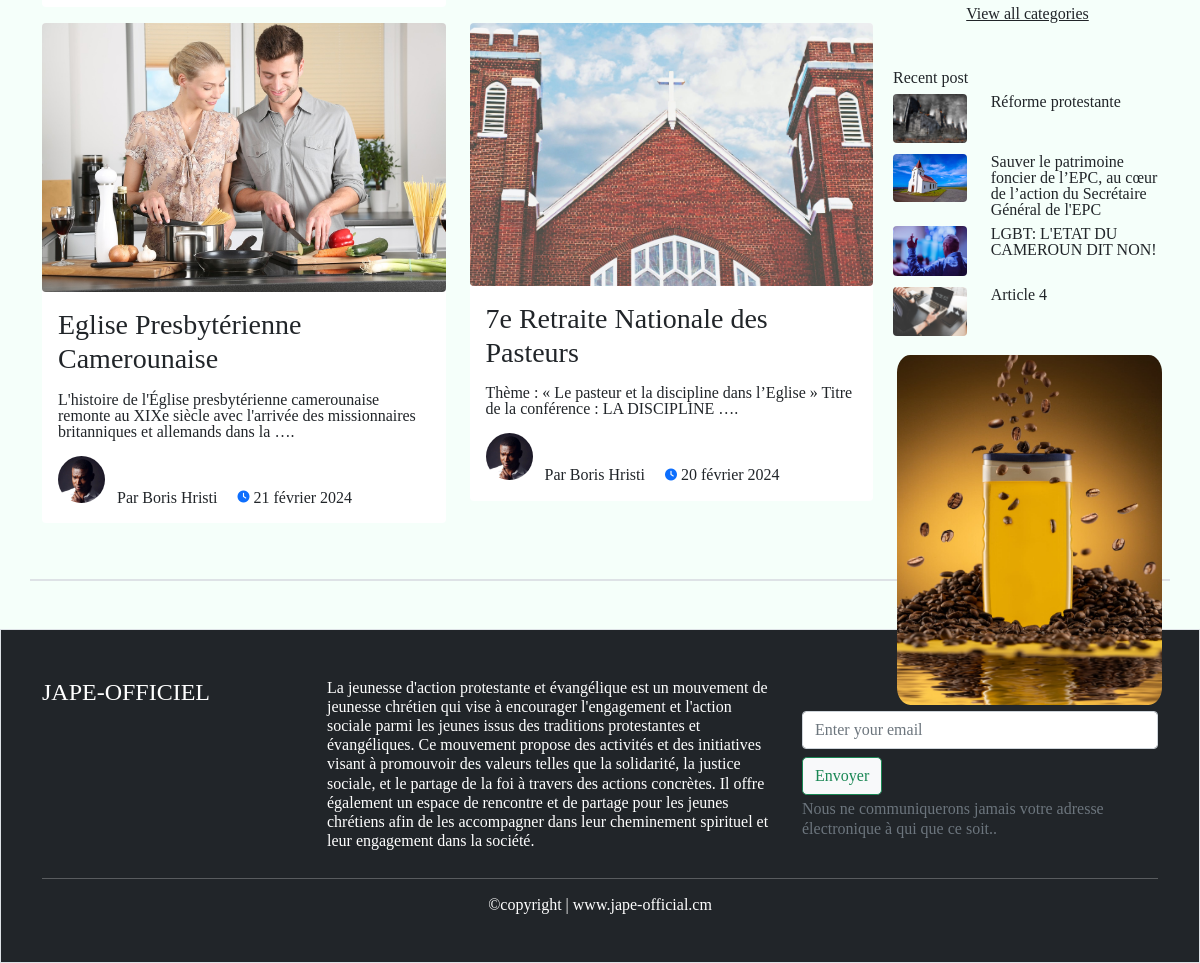
Page /category/assemblee-generale/ (lower part) on the earlier database version.
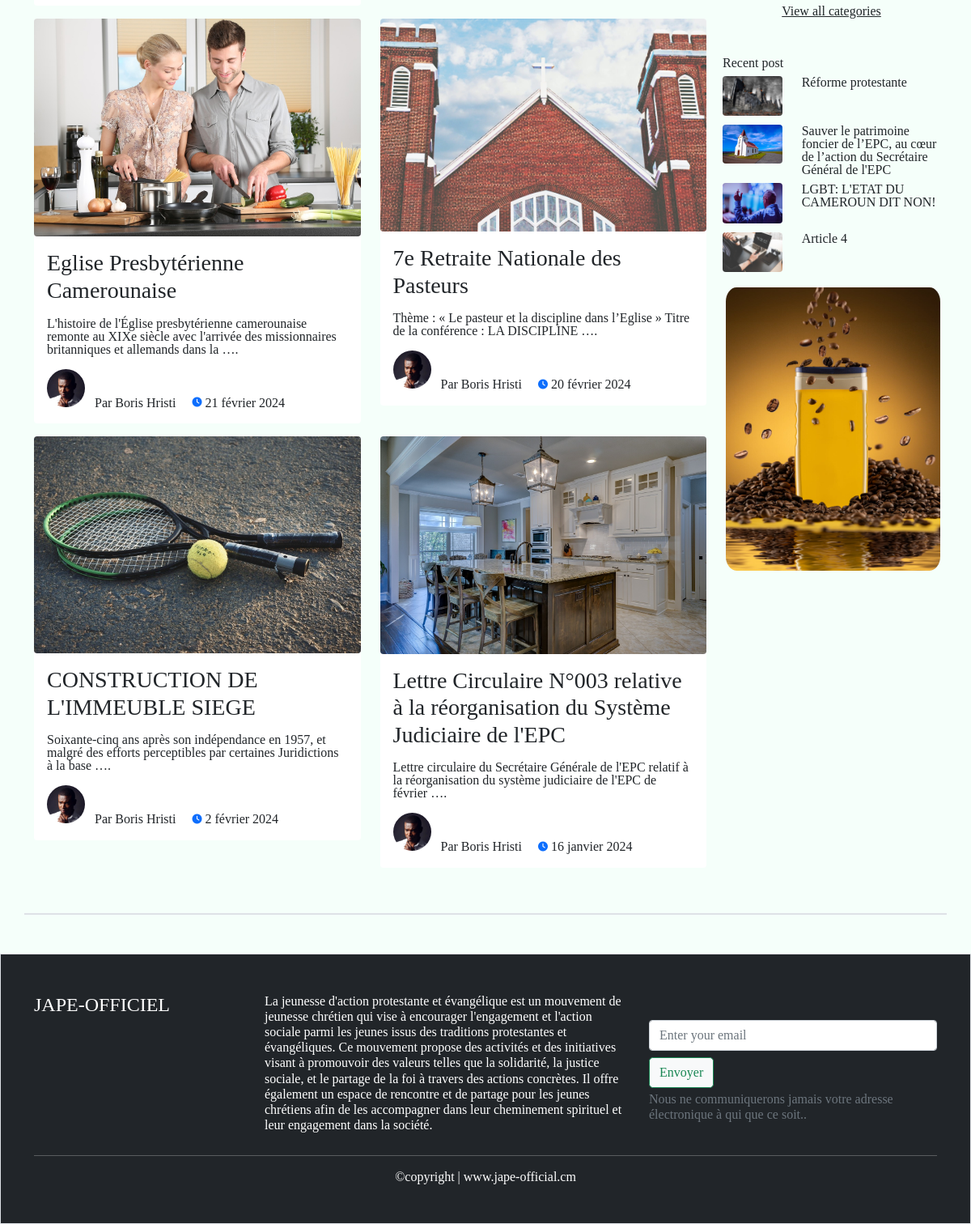
Same page on the later database version.
### blog/models.py (models this page shows, shortened)
class BlogPost(models.Model):
    title = models.CharField(max_length=255, unique=True, verbose_name='Titre')
    slug = models.SlugField(max_length=255, unique=True, blank=True)
    author = models.ForeignKey(User, on_delete=models.SET_NULL, null=True, blank=True)
    last_update = models.DateTimeField(auto_now=True)
    created_on = models.DateField(blank=True, null=True)
    category = models.ManyToManyField(CategoryPost)
    published = models.BooleanField(default=False, verbose_name="Publié")
    image = models.ImageField(upload_to="images")
    content = models.TextField(blank=True, verbose_name='Contenu')
    class Meta:
        ordering = ['-created_on']
        verbose_name = "Article"
    @property
    def author_or_default(self):
        return f"Par {self.author.first_name} {self.author.last_name}" if self.author else "Par auteur inconnu"

### blog/views.py (the view)
# urls.py: path('category/<str:category>/', category_post_view, name="category"),
def category_post_view(request, category):
    category_post = CategoryPost.objects.get(cat_slug=category)
    print(category_post.title)
    posts = BlogPost.objects.all().filter(published=True, category=category_post)
    all_posts = BlogPost.objects.all().filter(published=True)[:4]
    categories = CategoryPost.objects.all()
    context = {"posts": posts, "category_post": category_post, "categories": categories, "all_posts": all_posts}
    return render(request, "blog/category_post_view.html", context)

### blog/templates/blog/category_post_view.html (shortened to what this page needs)
{% extends 'base.html' %}
{% load static %}
{% block content %}
<section class="mt-3">
    <div class="container roboto-light">
        <div class="row">
            <div class="col-lg-9 m-0">
                <div class="row">
                    {% for post in posts %}
                    <div class="col-sm-6 my-2">
                        <div class="card border-0 p-0 m-0" style="width: 100%; min-height: 450px">
                            <img src="{{ post.image.url }}"
                                 class="img-hover rounded img-fluid card-img-top position-relative"
                                 alt="...">
                            <div class="card-body">
                                <a href="{% url 'post_view' slug=post.slug %}" class="card-title montserrat-title_card title-link montserrat-title_card h3">
                                    {{ post.title }}
                                </a>
                                <p class="card-text montserrat-card-text mt-3">{{ post.content|safe|truncatewords:18 }}.</p>
                                <div class="position-relative mt-3">
                                    <img width="47px" class="rounded-circle" src="{% static 'img/profil_app.jpg' %}"
                                         alt="image profil">
                                    <span class="h6 ms-2 montserrat-main-text title-link">{{ post.author_or_default }}</span>
                                    <i class="fa-solid fa-clock fa-xs ms-3" style="color: #0D6EFD"></i>
                                    <span class="montserrat-card-text">{{ post.created_on|date:"j F Y" }}</span><br>
                                </div>
                            </div>
                        </div>
                    </div>
                    {% endfor %}
                </div>
            </div>
            <div class="col-lg-3 mt-sm-3">
                <div class="row">
                    <a class="text-center text-dark" href="#">View all categories</a>
                    <div class="col-12 mt-5 mb-3 montserrat-card-text">
                        <div class="row g-2" style="height: 300px">
                            <div class="col-6 col-lg-12 p-0">
                                <div class="row g-2">
                                    <div><h4 class="montserrat-title_card title-link">Recent post</h4></div>
                                    {% for r_post in all_posts %}
                                    <div class="col-12">
                                        <div class="row">
                                            <div class="col-4 img-fluid">
                                                <img class="img-fluid rounded" src="{{ r_post.image.url }}"
                                                     alt="">
                                            </div>
                                            <div class="col-8">
                                                <h6><a class="title-link" href="{% url 'post_view' slug=r_post.slug %}">{{ r_post.title }}</a></h6>
                                            </div>
                                        </div>
                                    </div>
                                    {% endfor %}
                                </div>
                            </div>
                            <div class="col-6 col-lg-12 p-0">
                                <div class="ps-1 pt-2">
                                    <img class="img-hover img-fluid w-100"
                                         src="{% static 'img/advertising.jpg' %}" alt="Avertising"
                                         style="max-height: 350px; border-radius: 5%">
                                </div>
                            </div>
                        </div>
                    </div>
                </div>
            </div>
        </div>
    </div>
</section>
{% endblock %}

Differences in the rows shown:
now on this page (row edited): BlogPost: image (picture), title "CONSTRUCTION DE L'IMMEUBLE SIEGE", content "Soixante-cinq ans après son indépendance en 1957, et malgré des efforts perceptibles par certaines Juridictions à la base …", author_or_default "Par Boris Hristi", created_on "2 février 2024"
now on this page (row edited): BlogPost: image (picture), title "Lettre Circulaire N°003 relative à la réorganisation du Système Judiciaire de l'EPC", content "Lettre circulaire du Secrétaire Générale de l'EPC relatif à la réorganisation du système judiciaire de l'EPC de février …", author_or_default "Par Boris Hristi", created_on "16 janvier 2024"
